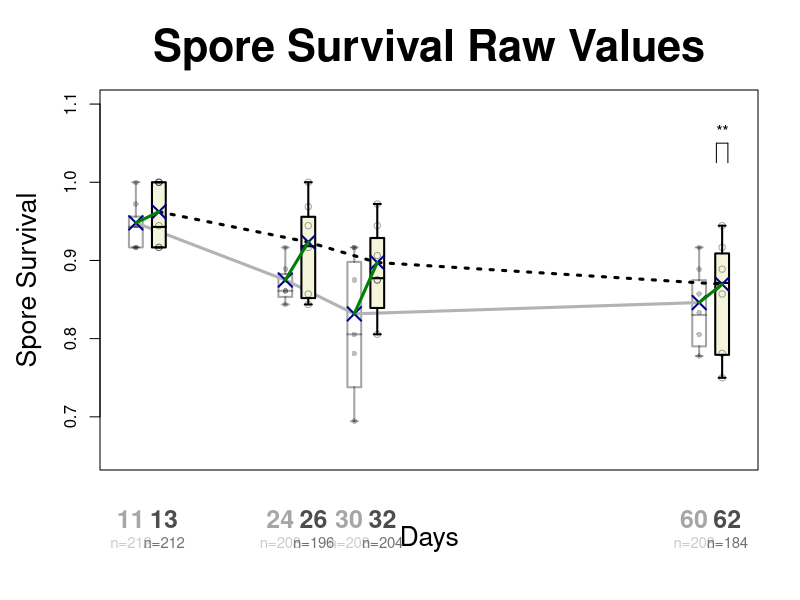
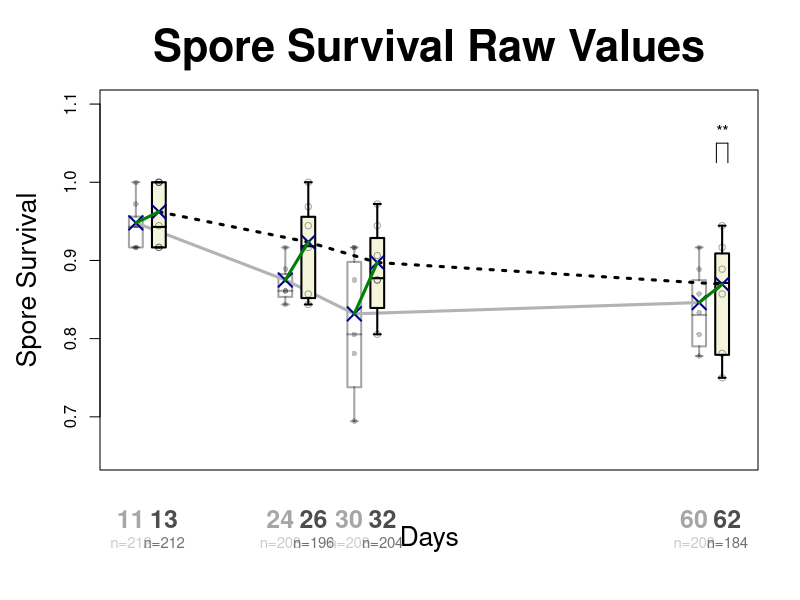

The R script that drew these images, in order:
#| label: Figure_1_LOSS.R
# ======================================================
# Spore Survival — version without ENmisc (robust)
# ======================================================

## ---------- Helpers (no dependencies) ----------

weighted_quantile <- function(x, w, probs = c(0.25, 0.5, 0.75)) {
  ok <- is.finite(x) & is.finite(w) & w > 0
  x <- x[ok]; w <- w[ok]
  if (length(x) == 0L) return(rep(NA_real_, length(probs)))
  o <- order(x); x <- x[o]; w <- w[o]
  cw <- cumsum(w) / sum(w)
  sapply(probs, function(p) approx(x = cw, y = x, xout = p, rule = 2, ties = "ordered")$y)
}

wbox_stats_one <- function(y, w) {
  qs <- weighted_quantile(y, w, c(0.25, 0.5, 0.75))
  q1 <- qs[1]; med <- qs[2]; q3 <- qs[3]
  if (!is.finite(q1) || !is.finite(q3)) {
    rng <- range(y, na.rm = TRUE)
    return(list(q1 = rng[1], med = median(y, na.rm = TRUE), q3 = rng[2],
                lo = rng[1], hi = rng[2]))
  }
  iqr <- q3 - q1
  if (!is.finite(iqr) || iqr == 0) {
    lo <- min(y, na.rm = TRUE); hi <- max(y, na.rm = TRUE)
    return(list(q1 = q1, med = med, q3 = q3, lo = lo, hi = hi))
  }
  data_min <- min(y, na.rm = TRUE); data_max <- max(y, na.rm = TRUE)
  lo <- max(data_min, q1 - 1.5 * iqr)
  hi <- min(data_max, q3 + 1.5 * iqr)
  list(q1 = q1, med = med, q3 = q3, lo = lo, hi = hi)
}

draw_wbox <- function(stats, xpos, boxw = 1.2, col = NA, border = "black", lwd = 2) {
  rect(xpos - boxw/2, stats$q1, xpos + boxw/2, stats$q3, col = col, border = border, lwd = lwd)
  segments(xpos - boxw/2, stats$med, xpos + boxw/2, stats$med, lwd = lwd, col = border)
  segments(xpos, stats$q3, xpos, stats$hi, lwd = lwd, col = border)
  segments(xpos, stats$q1, xpos, stats$lo, lwd = lwd, col = border)
  segments(xpos - boxw/4, stats$hi, xpos + boxw/4, stats$hi, lwd = lwd, col = border)
  segments(xpos - boxw/4, stats$lo, xpos + boxw/4, stats$lo, lwd = lwd, col = border)
}

wtd.boxplot <- function(formula, data = NULL, weights, at = NULL, add = FALSE,
                        xlim = NULL, ylim = NULL, xaxt = par("xaxt"),
                        xlab = "", ylab = "", col = NA, outcol = "black",
                        cex.lab = par("cex.lab"), boxw = 1.2, ...) {
  mf <- model.frame(formula, data = data)
  y <- mf[[1]]; x <- mf[[2]]
  
  if (!is.null(data) && is.character(weights)) weights <- data[[weights]]
  w <- weights; if (is.null(w)) w <- rep(1, length(y))
  
  x_key <- x
  grp_levels <- sort(unique(x_key))
  n_groups <- length(grp_levels)
  
  if (is.null(at)) pos <- if (is.numeric(grp_levels)) grp_levels else seq_len(n_groups)
  else {
    pos <- at
    if (length(pos) != n_groups)
      stop(sprintf("Length of 'at' (%d) must match number of groups (%d).", length(pos), n_groups))
  }
  
  if (!add) {
    if (is.null(xlim)) xlim <- range(pos) + c(-boxw, boxw)
    if (is.null(ylim)) ylim <- range(y, finite = TRUE)
    plot(NA, xlim = xlim, ylim = ylim, xlab = xlab, ylab = ylab,
         xaxt = xaxt, yaxt = par("yaxt"), type = "n", cex.lab = cex.lab)
  }
  
  if (length(col) == 1)    col    <- rep(col,    n_groups)
  if (length(outcol) == 1) outcol <- rep(outcol, n_groups)
  
  for (i in seq_len(n_groups)) {
    idx <- is.finite(y) & is.finite(w) & (w > 0)
    if (is.factor(x_key))       idx <- idx & (x_key == grp_levels[i])
    else if (is.character(x_key)) idx <- idx & (x_key == grp_levels[i])
    else                         idx <- idx & (round(as.numeric(x_key),6) == round(as.numeric(grp_levels[i]),6))
    
    if (!any(idx)) next
    stats <- wbox_stats_one(y[idx], w[idx])
    draw_wbox(stats, xpos = pos[i], boxw = boxw, col = col[i], border = outcol[i], lwd = 2)
  }
  invisible(pos)
}

mgp.axis.labels <- function(mgp_vec = c(2.5, 0.7, 0), type = c("x","y")) {
  type <- match.arg(type); old <- par(mgp = mgp_vec); invisible(old)
}
mgp.axis <- function(side, at, labels, cex.axis = 1, tick = FALSE, font = 1,
                     col.axis = "black", mar = NULL, ...) {
  if (!is.null(mar)) { old <- par(mar = mar); on.exit(par(old), add = TRUE) }
  axis(side = side, at = at, labels = labels, cex.axis = cex.axis,
       tick = tick, font = font, col.axis = col.axis, ...)
}

wmean_indexed <- function(x, y, w) {
  lv <- sort(unique(x))
  sapply(seq_along(lv), function(i) {
    idx <- is.finite(y) & is.finite(w) & (w > 0) &
      (if (is.factor(x)) x == lv[i]
       else if (is.character(x)) x == lv[i]
       else round(as.numeric(x),6) == round(as.numeric(lv[i]),6))
    if (!any(idx)) return(NA_real_)
    sum(y[idx] * w[idx]) / sum(w[idx])
  })
}

## ---------- Data ----------

JB32_MMN_R3   <- read.csv2("data/Spore_Survival_RAW_Values.csv")
JB32_MMN_R3F1 <- read.csv2("data/Spore_Survival_RAW_Values_F1.csv")

numify <- function(v) { if (is.factor(v)) as.numeric(as.character(v)) else suppressWarnings(as.numeric(v)) }
JB32_MMN_R3[,1:7]   <- lapply(JB32_MMN_R3[,1:7], numify)
JB32_MMN_R3F1[,1:7] <- lapply(JB32_MMN_R3F1[,1:7], numify)

JB32_MMN_R3_names_bold   <- c("11","24","30","60")
JB32_MMN_R3_names        <- c("\n\nn=212", "\n\nn=208", "\n\nn=208", "\n\nn=208")
JB32_MMN_R3F1_names_bold <- c("13","26","32","62")
JB32_MMN_R3F1_names      <- c("\n\nn=212","\n\nn=196", "\n\nn=204", "\n\nn=184")

at_R3   <- c(11,24,30,60)
at_R3F1 <- c(13,26,32,62)

## ---------- Plot Function ----------

draw_spore_survival_raw <- function() {
  par(mar = c(6.5, 5.0, 4.5, 2.1))
  
  # R3 boxplots (blanc)
  wtd.boxplot(JB32_MMN_R3[,5] ~ JB32_MMN_R3[,1],
              weights = JB32_MMN_R3[,6],
              xaxt = "n", cex.lab = 1.6,
              ylim = c(0.65, 1.1), xlim = c(10, 63),
              col = rgb(255,255,255, alpha=30, maxColorValue=255),
              outcol = rgb(0,0,0,0.35), ylab = "Spore Survival", xlab = "Days",
              at = at_R3, boxw = 1.2)
  
  title(main = "Spore Survival Raw Values", cex.main = 2.6, font.main = 2)
  
  # desplaçament de parelles al x
  offset_R3   <- -0.45
  offset_R3F1 <- +0.45
  
  mgp.axis.labels(c(3.0, 0.1, 0), type = "x")
  # Numeral gran a sobre
  mgp.axis(1, at = at_R3 + offset_R3, labels = JB32_MMN_R3_names_bold,
           cex.axis = 1.5, tick = FALSE, font = 2,
           col.axis = grey(0.65), line = 2)
  # n=... just sota
  mgp.axis(1, at = at_R3 + offset_R3, labels = JB32_MMN_R3_names,
           cex.axis = 0.9, tick = FALSE,
           col.axis = grey(0.80), line = 3)
  
  # punts bruts R3
  points(JB32_MMN_R3[,5] ~ JB32_MMN_R3[,7], col = rgb(0,0,0,0.25), pch = 16, cex = 0.75)
  
  ## --- Mitjanes R3 (manuals si existeixen; si no, ponderades)
  manual_R3 <- c(
    get0("MMN_JB32_R3_T2", ifnotfound = NA_real_),
    get0("MMN_JB32_R3_T3", ifnotfound = NA_real_),
    get0("MMN_JB32_R3_T4", ifnotfound = NA_real_),
    get0("MMN_JB32_R3_T5", ifnotfound = NA_real_)
  )
  if (all(is.finite(manual_R3))) {
    mean_R3 <- manual_R3
  } else {
    mean_R3 <- wmean_indexed(JB32_MMN_R3[,1], JB32_MMN_R3[,5], JB32_MMN_R3[,6])
  }
  lines(at_R3, mean_R3, type = "l", lwd = 3, col = "grey70")
  points(at_R3, mean_R3, pch = 4, cex = 1.8, lwd = 2, col = "darkblue")
  
  # R3F1 boxplots (beix)
  wtd.boxplot(JB32_MMN_R3F1[,5] ~ JB32_MMN_R3F1[,1],
              weights = JB32_MMN_R3F1[,6],
              xaxt = "n", cex.lab = 1.6,
              ylim = c(0.65, 1.1),
              col = "#F5F5DC", outcol = "black",
              ylab = "Spore Survival", xlab = "Days",
              at = at_R3F1, add = TRUE, boxw = 1.2)
  
  mgp.axis(1, at = at_R3F1 + offset_R3F1, labels = JB32_MMN_R3F1_names_bold,
           cex.axis = 1.5, tick = FALSE, font = 2,
           col.axis = grey(0.30), line = 2)
  mgp.axis(1, at = at_R3F1 + offset_R3F1, labels = JB32_MMN_R3F1_names,
           cex.axis = 0.9, tick = FALSE,
           col.axis = grey(0.45), line = 3)
  
  # punts bruts R3F1
  points(JB32_MMN_R3F1[,5] ~ JB32_MMN_R3F1[,7], col = rgb(0,0,0,0.35), pch = 1, cex = 0.85)
  
  ## --- Mitjanes R3F1 (manuals si existeixen; si no, ponderades)
  manual_R3F1 <- c(
    get0("MMN_JB32_R3F1_T2", ifnotfound = NA_real_),
    get0("MMN_JB32_R3F1_T3", ifnotfound = NA_real_),
    get0("MMN_JB32_R3F1_T4", ifnotfound = NA_real_),
    get0("MMN_JB32_R3F1_T5", ifnotfound = NA_real_)
  )
  if (all(is.finite(manual_R3F1))) {
    mean_R3F1 <- manual_R3F1
  } else {
    mean_R3F1 <- wmean_indexed(JB32_MMN_R3F1[,1], JB32_MMN_R3F1[,5], JB32_MMN_R3F1[,6])
  }
  lines(at_R3F1, mean_R3F1, type = "l", lwd = 3, lty = 3)
  points(at_R3F1, mean_R3F1, pch = 4, cex = 1.8, lwd = 2, col = "darkblue")
  
  # connectors verds
  for (i in seq_along(at_R3)) {
    if (is.finite(mean_R3[i]) && is.finite(mean_R3F1[i])) {
      lines(c(at_R3[i], at_R3F1[i]), c(mean_R3[i], mean_R3F1[i]),
            type = "l", lwd = 3, col = "#008000")
    }
  }
  
  # bracket de significació
  segments(61.5, 1.05, 62.5, 1.05)
  segments(61.5, 1.05, 61.5, 1.025)
  segments(62.5, 1.05, 62.5, 1.025)
  text(62, 1.07, labels = "**")
}

## ---------- Show + Save ----------

# Assegura carpeta output
if (!dir.exists("output")) {
  dir.create("output", recursive = TRUE, showWarnings = FALSE)
}

# Mostra a la finestra gràfica
draw_spore_survival_raw()

# Desa com a PNG a output/
png(filename = "output/FIGURE_1_SPORE_SURVIVAL_RAW.png",
    width = 7, height = 5, units = "in", res = 300)
draw_spore_survival_raw()
dev.off()